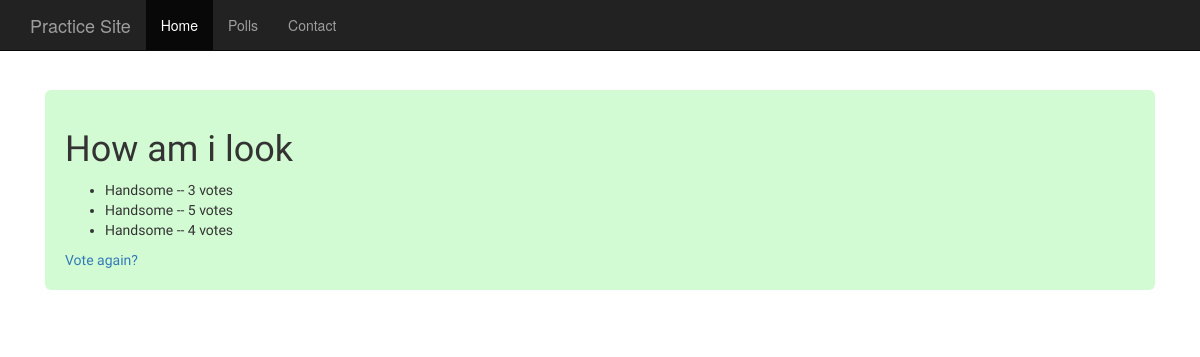
Before: /polls/2/results/ with the older database file.
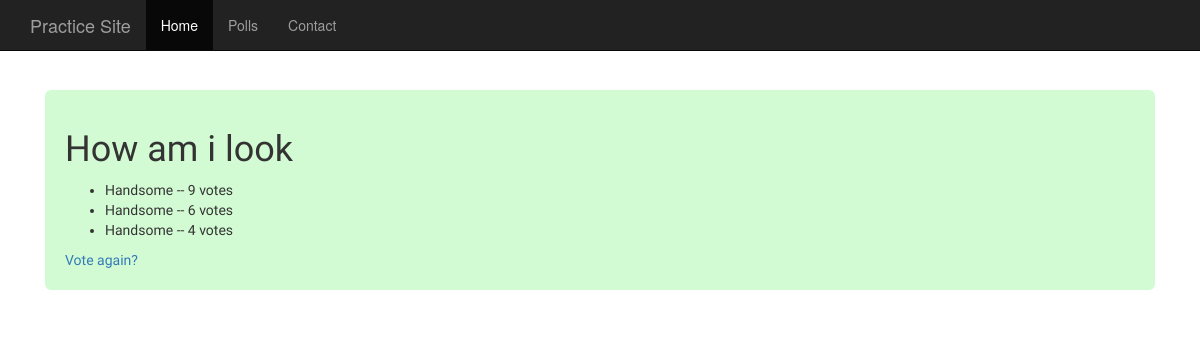
After: the same page with the newer database file.
### polls/models.py (models this page shows, shortened)
class Choice(models.Model):
    question = models.ForeignKey(Question, on_delete=models.CASCADE)
    choice_text = models.CharField(max_length=200)
    votes = models.IntegerField(default=0)

### polls/views.py (the view)
# urls.py: url(r'^(?P<pk>[0-9]+)/results/$', views.ResultsView.as_view(), name='results'),
class ResultsView(generic.DetailView):
    model = Question
    template_name = 'polls/result.html'

### templates/polls/result.html
{% extends 'polls/base.html' %}
{% block content %}
<h1>{{ question.question_text }}</h1>
<ul>
{% for choice in question.choice_set.all %}
    <li>{{ choice.choice_text }} -- {{ choice.votes }} vote{{ choice.votes|pluralize }}</li>
{% endfor %}
</ul>
<a href="{% url 'polls:detail' question.id %}">Vote again?</a>
{% endblock %}}

Changed rows visible on the page:
changed Choice (number 1 of 3 on the later page): votes "3" → "9"
changed Choice (number 2 of 3 on the later page): votes "5" → "6"
